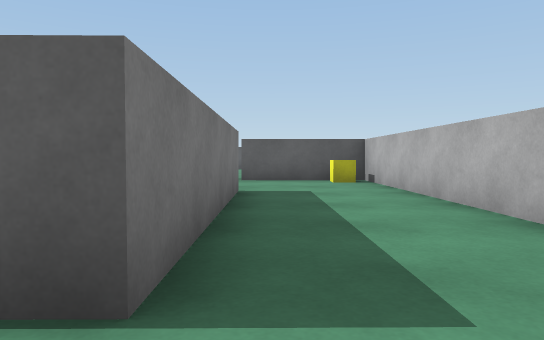
[1] (above)

12 first-person views from a walk through a 3-D level made in the Unity game engine. The camera is 0.58 m above the floor, tilts 2° down and sees 70° across. The floor is counted in squares, 1 m on a side. Each view is taken from the middle of a square. On the plan, view 1 faces up. The plan holds only what a view shows up to about 10 squares ahead; the rest is blank. The player character is not drawn.

[2]
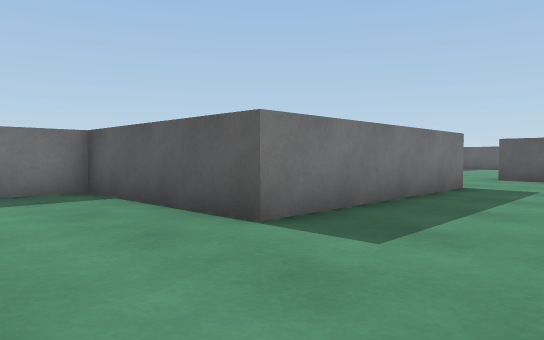

[3]
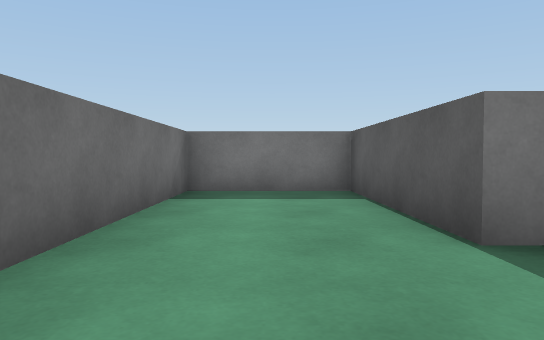

[4]
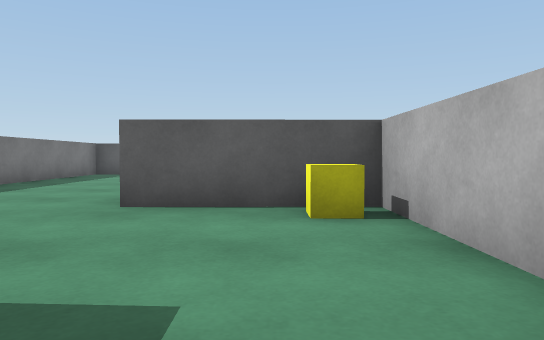

[5]
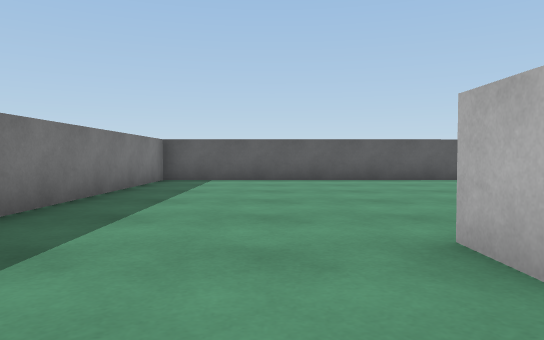

[6]
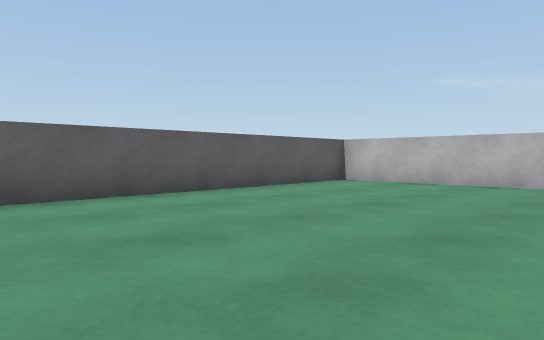

[7]
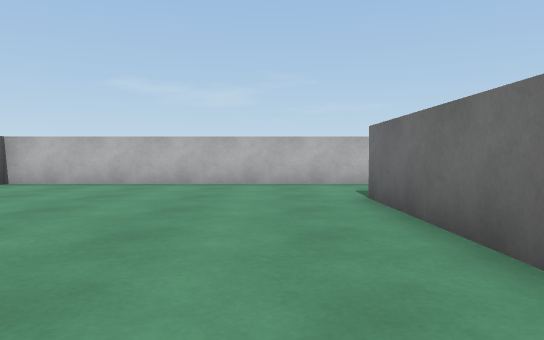

[8]
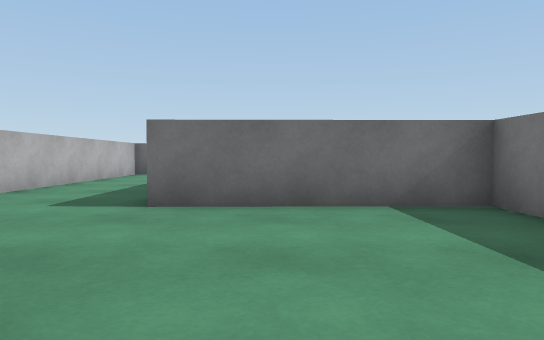

[9]
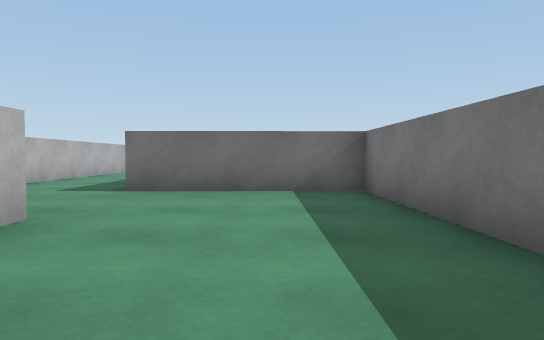

[10]
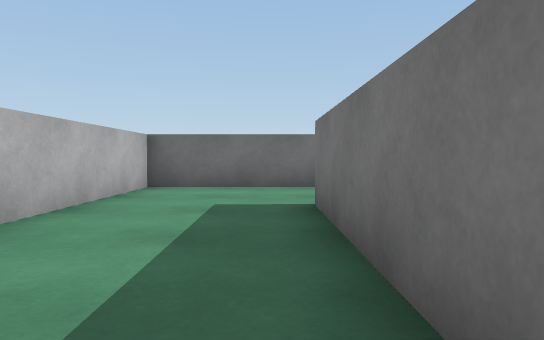

[11]
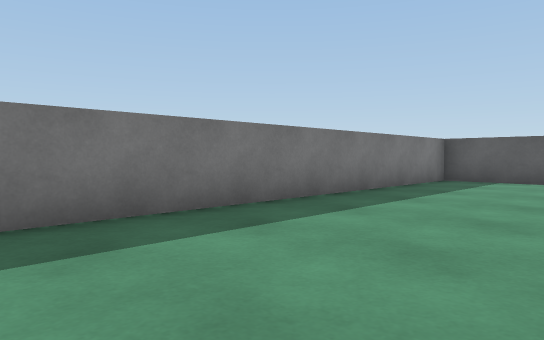

[12]
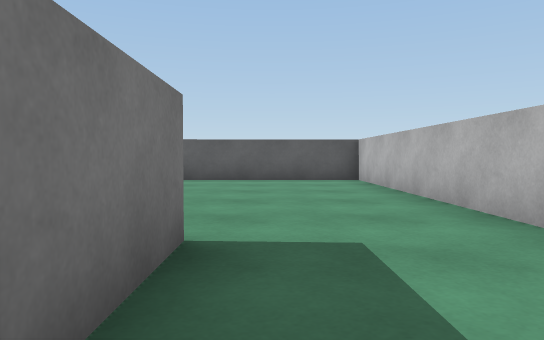

### Floor plan
Points are (right, up) in squares from view 1. A wall is a line through its corners. A room is listed if a view was taken in it or the views show most of it. See-through windows are left out.
Room 1 (views 1, 2, 3, 4, 5, 6, 7, 8, 9, 10, 11)
walls: (-0.1, 10.6) (3.4, 10.7); (6.2, 9.9) (6.1, 17.6) (-4.7, 17.5) (-4.6, 6.5) (-0.6, 6.5) (-0.5, 1.4) (-4.5, 1.3) (-4.5, -1.4) (2.4, -1.4) (2.3, 9.5) (-0.7, 9.4) (-0.8, 10.7)
ways out: opening at (4.5, 11) to room 2
objects: yellow cube (2, 9)
Room 2 (view 12)
walls: (3.4, 10.7) (3.4, 8.7)
ways out: opening at (4.5, 11) to room 1

Positions as (right, up) in squares from view 1, and headings:
1: (0, 0), facing up
2: (2, -1), facing up-left
3: (2, 0), facing left
4: (1, 5), facing up
5: (-2, 8), facing up
6: (-2, 12), facing up-right
7: (-2, 12), facing right
8: (-2, 11), facing down
9: (-3, 13), facing down
10: (0, 6), facing down
11: (-1, 8), facing up-left
12: (4, 8), facing up
